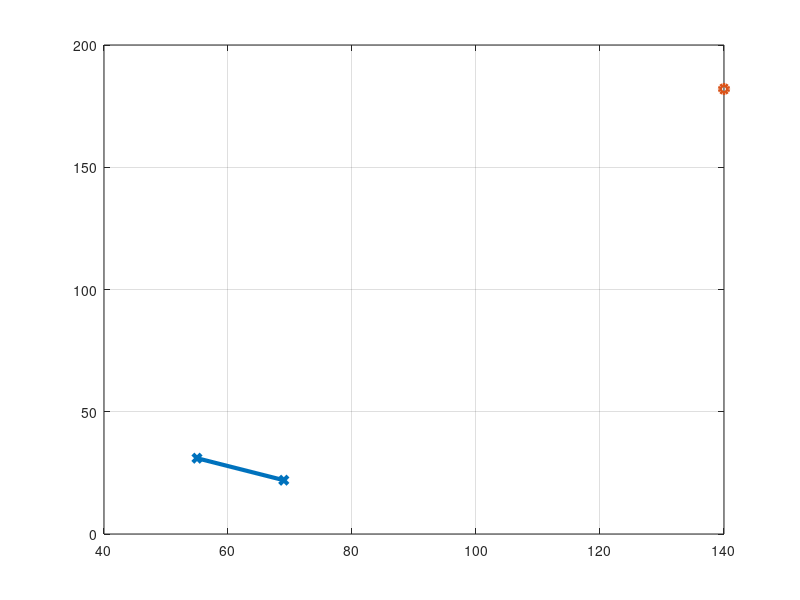

Write the MATLAB code that produced this figure.
% Martin Egli
% 2022-10-05
% measureing flycat 2204

clc, clf, clear all;

% measurements
% flycat 2204
l_mm = [55, 69];
m_g = [31, 22];

lm = l_mm .* m_g

l_m = l_mm./ 1000;
m_kg = m_g ./ 1000;
m_N = m_kg * 9.81;
Nm = l_m .* m_N

% Robot
Rl = 140; % mm
Rm = 182; % g

Rlm = Rl * Rm

ratio = Rlm ./ lm
max_alpha = asin(lm./Rlm).*180/pi
printf("the torque of this motor is sufficient to compensate approx. +/- 3° of robots falling angle, this is way too less");

figure(1);
plot(l_mm, m_g, '-x', 'linewidth', 3);
hold on;
plot(Rl, Rm, '-o', 'linewidth', 3);
hold off;
grid on;

